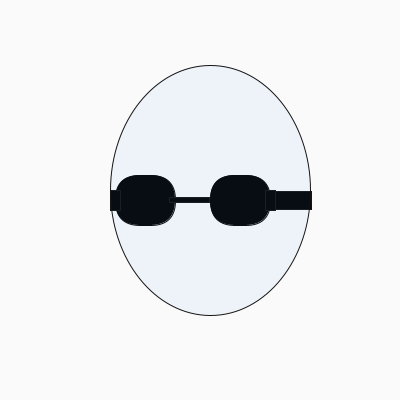
Frame 1 (no input)
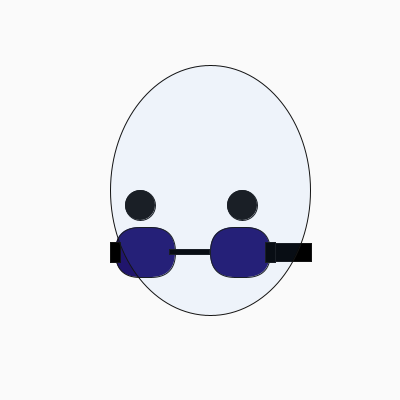
Frame 60 (the mouse pressed at the canvas centre just before this capture)
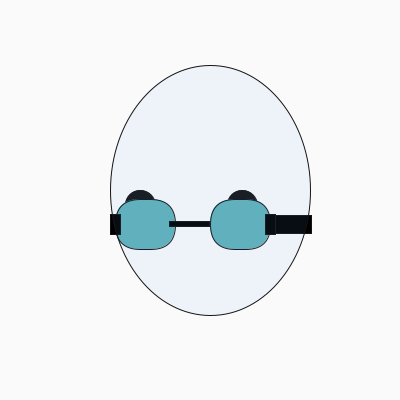
Frame 120 (the mouse held since frame 60 and released just before this capture)

The Processing sketch that drew these frames (run headless with seeded random() and noise(); from frame 60 on, the mouse is pressed at the canvas centre):

// Processing sketch: processing_135540
// ── processing_135540.pde

float glassX;
float R;
float G;
float B;
float glassY;
void setup(){
  size(400,400);
  glassX = height/2;
  glassY = 1 + glassX;
  R = 0;
  G = 0;
  B = 0;  
  smooth();
}
void draw(){
  background(250);
  fill(20);
  ellipse(140,205,30,30);
  ellipse(242,205,30,30);
  rectMode(CENTER);
  fill(R, G ,B);
  rect(145,glassX,60,50,50);  
  rect(240,glassX,60,50,50);
  stroke(20);
  fill(0);
  rect(189,glassX,40,5);
  rect(115,glassX,10,20);
  rect(270,glassX,10,20);
  rect(293,glassX,36,18);
  fill(100,161,252,20);
  ellipse(210,190,200,250);

    if( R == 0 && G == 0 && B == 0){
    R = random(200);
    G = random(200);
    B = random(200);
    } else {
      R = 0;
      G = 0;
      B = 0;
    }
  
    if( R > 70 && G < 70){
      glassY += random(3);
      glassX += glassY/20;
    } else {
      glassY += -.3;
      glassX += -1;
    }
}
